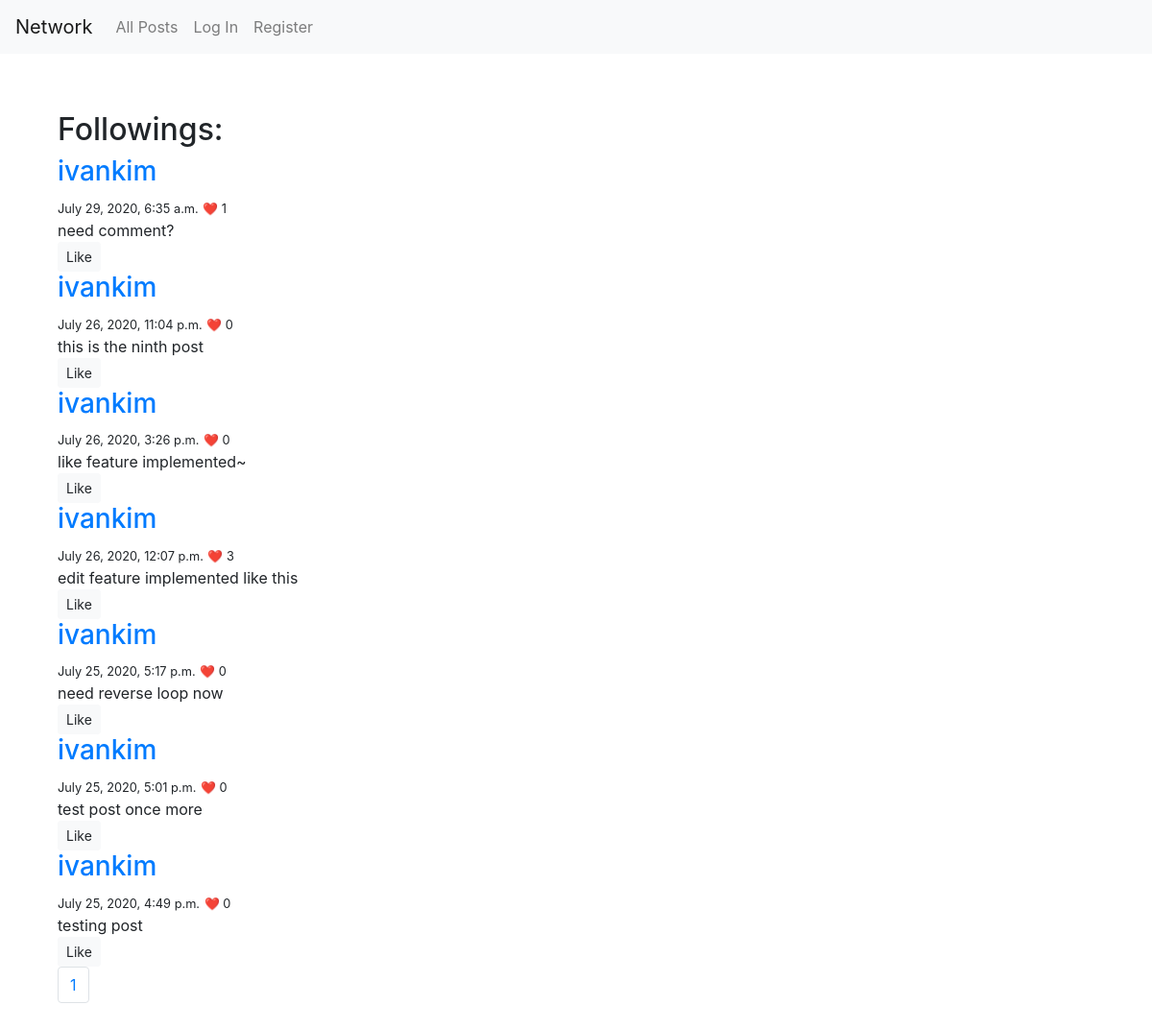
/followings/ivan, run on the app's committed database.
### network/models.py (models this page shows)
class Post(models.Model):
    op = models.ForeignKey(User, on_delete=models.CASCADE, related_name="posts")
    body = models.CharField(max_length=256)
    timestamp = models.DateTimeField(default=timezone.now)
    comments = models.ManyToManyField(Comment, related_name="commentedPosts", blank=True)
    likes = models.ManyToManyField(User, related_name="likedPosts", blank=True)

class User(AbstractUser):
    followers = models.ManyToManyField("self", blank=True, related_name="followings", symmetrical=False)

### network/views.py (the view)
# urls.py: path("followings/<str:name>", views.followings, name="followings"),
def followings(request, name):
    try:
        follower = User.objects.get(username=name)
    except:
        return JsonResponse({"error": "User not found."}, status=404)
    followingposts = []
    for following in follower.followings.all():
        for post in following.posts.all():
            followingposts.append(post)
    def myFunc(post):
        return post.timestamp
    followingposts.sort(reverse=True, key=myFunc)
    return render(request, "network/followings.html", {"posts": paginate(request, followingposts)})

### network/views.py (called while the page is built)
def paginate(request, posts):
    paginator = Paginator(posts, 10)
    page_number = request.GET.get('page')
    return paginator.get_page(page_number)

### network/templates/network/followings.html (shortened to what this page needs)
{% extends "network/layout.html" %} {% load static %}
{% block body %}
<h2>Followings:</h2>
{% for post in posts %}
<h3><a href="{% url 'profile' post.op %}">{{post.op}}</a></h3>
<small>{{post.timestamp}}</small>
<small id="likecount{{post.id}}">❤️ {{post.likes.count}}</small>
<div id="content{{post.id}}">{{post.body}}</div>
<small><button type="click" class="btn btn-light btn-sm like" id="like{{post.id}}">
        {% if user not in post.likes.all %}
        Like
        {% else %}
        Unlike
        {% endif %}
    </button></small>
{% empty %}
No posts.
{% endfor %}
{% endblock %}

### data on the page
Post: op "ivankim", timestamp "July 29, 2020, 6:35 a.m.", likes.count "1", body "need comment?", shows "Like"
Post: op "ivankim", timestamp "July 26, 2020, 11:04 p.m.", likes.count "0", body "this is the ninth post", shows "Like"
Post: op "ivankim", timestamp "July 26, 2020, 3:26 p.m.", likes.count "0", body "like feature implemented~", shows "Like"
Post: op "ivankim", timestamp "July 26, 2020, 12:07 p.m.", likes.count "3", body "edit feature implemented like this", shows "Like"
Post: op "ivankim", timestamp "July 25, 2020, 5:17 p.m.", likes.count "0", body "need reverse loop now", shows "Like"
Post: op "ivankim", timestamp "July 25, 2020, 5:01 p.m.", likes.count "0", body "test post once more", shows "Like"
Post: op "ivankim", timestamp "July 25, 2020, 4:49 p.m.", likes.count "0", body "testing post", shows "Like"

### other printed values
{{ page }} "1"
